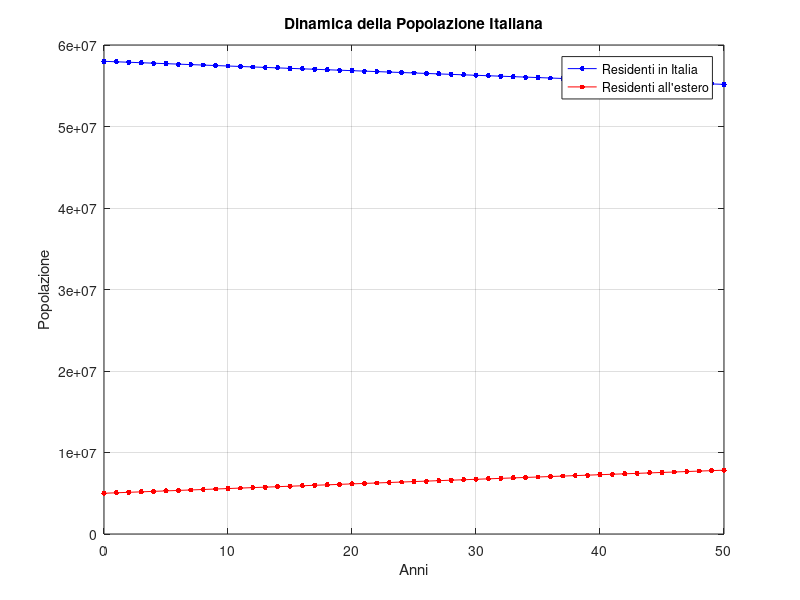

This figure's MATLAB source:
%% Parametri iniziali
x1_0 = 58e6; % Popolazione residente in Italia all'inizio
x2_0 = 5e6;  % Popolazione italiana all'estero all'inizio
T = 50; %8000;     % Numero di anni da simulare

%% Inizializzazione delle variabili
x1 = zeros(1, T+1);
x2 = zeros(1, T+1);
x1(1) = x1_0;
x2(1) = x2_0;

%% Simulazione della dinamica nel tempo
for k = 1:T
    x1(k+1) = x1(k) - x1(k)/1000;
    x2(k+1) = x2(k) + x1(k)/1000;
end

% Plot dei risultati
figure;
hold on; box on;
plot(0:T, x1, '.-b', 'MarkerSize', 12, 'LineWidth',0.5); % Residenti in Italia
plot(0:T, x2, '.-r', 'MarkerSize', 12, 'LineWidth',0.5);% Residenti all'estero
xlabel('Anni');
ylabel('Popolazione');
legend('Residenti in Italia', 'Residenti all''estero');
title('Dinamica della Popolazione Italiana');
grid on;
hold off;